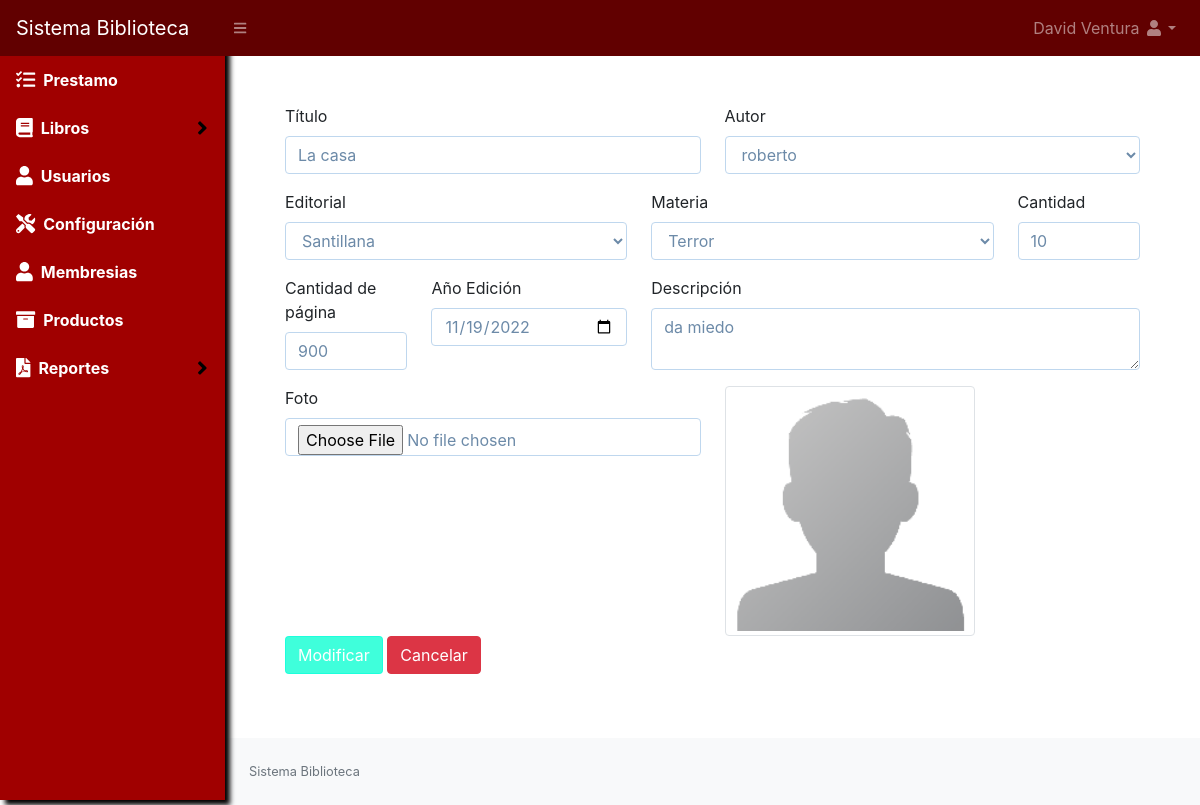
The app's page /libros/editar?id=1 (signed in) with its own data.
### tables this page shows
CREATE TABLE `libro` (
  `id` int NOT NULL AUTO_INCREMENT,
  `titulo` text NOT NULL,
  `cantidad` int NOT NULL,
  `id_autor` int NOT NULL,
  `id_editorial` int NOT NULL,
  `anio_edicion` date NOT NULL,
  `id_materia` int NOT NULL,
  `num_pagina` int NOT NULL,
  `descripcion` text NOT NULL,
  `imagen` varchar(100) NOT NULL,
  `estado` int NOT NULL DEFAULT '1',
  PRIMARY KEY (`id`)
);

CREATE TABLE `autor` (
  `id` int NOT NULL AUTO_INCREMENT,
  `autor` varchar(150) NOT NULL,
  `imagen` varchar(100) NOT NULL,
  `estado` int NOT NULL DEFAULT '1',
  PRIMARY KEY (`id`)
);

CREATE TABLE `editorial` (
  `id` int NOT NULL AUTO_INCREMENT,
  `editorial` varchar(150) NOT NULL,
  `estado` int NOT NULL DEFAULT '1',
  PRIMARY KEY (`id`)
);

CREATE TABLE `materia` (
  `id` int NOT NULL AUTO_INCREMENT,
  `materia` text NOT NULL,
  `estado` int NOT NULL DEFAULT '1',
  PRIMARY KEY (`id`)
);

### Libraries/Core/Views.php (called while the page is built)
<?php
class Views{
    function getView($controller, $view, $data="", $alert="", $config = "", $cliente = "")
    {
        $controller = get_class($controller);
        if ($controller == "Home") {
            $view = "Views/".$view.".php";
        }else{
            $view = "Views/" . $controller . "/" . $view . ".php";
        }
        require_once($view);
    }
}
?>

### index.php (called while the page is built, shortened)
<?php
require_once("Helpers/Helpers.php");
require_once("Libraries/Core/Load.php");
?>

### Helpers/Helpers.php (called while the page is built, shortened)
<?php
function base_url()
{
    return BASE_URL;
}
?>

### Libraries/Core/Mysql.php (called while the page is built, shortened)
<?php
class Mysql extends Conexion{
    private $conexion;
    function __construct()
    {
        $this->conexion = new Conexion();
        $this->conexion = $this->conexion->conect();
    }
    public function select(string $query){
        $this->strquery = $query;
        $result = $this->conexion->prepare($this->strquery);
        $result->execute();
        $data = $result->fetch(PDO::FETCH_ASSOC);
        return $data;
    }
    public function select_all(string $query){
        $this->strquery = $query;
        $result = $this->conexion->prepare($this->strquery);
        $result->execute();
        $data = $result->fetchall(PDO::FETCH_ASSOC);
        return $data;
    }
}
?>

### Libraries/Core/Conexion.php (called while the page is built)
<?php
class Conexion{
    private $conect;
    public function __construct()
    {
      $conexion = "mysql:host=".HOST.";dbname=".BD.";.CHARSET.";
      try {
          $this->conect = new PDO($conexion, DB_USER, PASS);
          $this->conect->setAttribute(PDO::ATTR_ERRMODE, PDO::ERRMODE_EXCEPTION);
      } catch (PDOException $e) {
          $this->conect = "Error en la conexion";
          echo "Error: " . $e->getMessage();
      }
    }
    public function conect()
    {
        return $this->conect;
    }
}
?>

### Models/LibrosModel.php (called while the page is built, shortened)
<?php
class LibrosModel extends Mysql{
    public function selectMateria()
    {
        $sql = "SELECT * FROM materia";
        $res = $this->select_all($sql);
        return $res;
    }
    public function selectEditorial()
    {
        $sql = "SELECT * FROM editorial";
        $res = $this->select_all($sql);
        return $res;
    }
    public function selectAutor()
    {
        $sql = "SELECT * FROM autor";
        $res = $this->select_all($sql);
        return $res;
    }
    public function editLibro(int $id)
    {
        $sql = "SELECT * FROM libro WHERE id = $id";
        $res = $this->select($sql);
        return $res;
    }
}

### Views/libros/editar.php (the view, shortened to what this page needs)
<div id="layoutSidenav_content">
    <main>
        <div class="container-fluid">
            <div class="row p-5">
                <form action="<?php echo base_url() ?>libros/modificar" method="post" id="frmLibros" class="row" autocomplete="off" enctype="multipart/form-data">
                    <div class="col-md-6">
                        <div class="form-group">
                            <label for="titulo">Título</label>
                            <input id="titulo" class="form-control" type="text" name="titulo" value="<?php echo $data['libro']['titulo']; ?>">
                        </div>
                    </div>
                    <div class="col-md-6">
                        <div class="form-group">
                            <label for="autor">Autor</label>
                            <select id="autor" class="form-control" name="autor">
                                <?php foreach ($data['autores'] as $autor) { ?>
                                    <option <?php if ($autor['id'] == $data['libro']['id_autor']) {
                                                echo 'selected';
                                            } ?> value="<?php echo $autor['id']; ?>"><?php echo $autor['autor']; ?></option>
                                <?php } ?>
                            </select>
                        </div>
                    </div>
                    <div class="col-md-5">
                        <div class="form-group">
                            <label for="editorial">Editorial</label>
                            <select id="editorial" class="form-control" name="editorial">
                                <?php foreach ($data['editoriales'] as $editorial) { ?>
                                    <option <?php if ($editorial['id'] == $data['libro']['id_editorial']) {
                                                echo 'selected';
                                            } ?> value="<?php echo $editorial['id']; ?>"><?php echo $editorial['editorial']; ?></option>
                                <?php } ?>
                            </select>
                        </div>
                    </div>
                    <div class="col-md-5">
                        <div class="form-group">
                            <label for="materia">Materia</label>
                            <select id="materia" class="form-control" name="materia">
                                <?php foreach ($data['materias'] as $materia) { ?>
                                    <option <?php if ($materia['id'] == $data['libro']['id_materia']) {
                                                echo 'selected';
                                            } ?> value="<?php echo $materia['id']; ?>"><?php echo $materia['materia']; ?></option>
                                <?php } ?>
                            </select>
                        </div>
                    </div>
                    <div class="col-md-2">
                        <div class="form-group">
                            <label for="cantidad">Cantidad</label>
                            <input id="cantidad" class="form-control" type="text" name="cantidad" value="<?php echo $data['libro']['cantidad'] ?>">
                        </div>
                    </div>
                    <div class="col-md-2">
                        <div class="form-group">
                            <label for="num_pagina">Cantidad de página</label>
                            <input id="num_pagina" class="form-control" type="number" name="num_pagina" value="<?php echo $data['libro']['num_pagina']; ?>">
                        </div>
                    </div>
                    <div class="col-md-3">
                        <div class="form-group">
                            <label for="anio_edicion">Año Edición</label>
                            <input id="anio_edicion" class="form-control" type="date" name="anio_edicion" value="<?php echo $data['libro']['anio_edicion']; ?>">
                        </div>
                    </div>
                    <div class="col-md-7">
                        <div class="form-group">
                            <div class="form-group">
                                <label for="descripcion">Descripción</label>
                                <textarea id="descripcion" class="form-control" name="descripcion" rows="2"><?php echo $data['libro']['descripcion']; ?></textarea>
                            </div>
                        </div>
                    </div>
                    <div class="col-md-6">
                        <div class="form-group">
                            <label for="imagen">Foto</label>
                            <input id="imagen" class="form-control" type="file" name="imagen">
                        </div>
                    </div>
                    <div class="col-md-6">
                        <img class="img-thumbnail" src="<?php echo base_url() . "Assets/images/libros/" . $data['libro']['imagen']; ?>" width="250">
                    </div>
                    <div class="col-md-12">
                        <div class="form-group">
                            <button class="btn btn-primary" type="submit">Modificar</button>
                            <a class="btn btn-danger" href="<?php echo base_url(); ?>libros">Cancelar</a>
                        </div>
                    </div>
                </form>
            </div>
        </div>
    </main>

### records on screen
libro: titulo "La casa", autor "roberto", editorial "Santillana", materia "Terror", cantidad "10", num_pagina "900", anio_edicion "11/19/2022", descripcion "da miedo", imagen (placeholder picture)

### other values on screen
$_SESSION['nombre'] "David Ventura"
